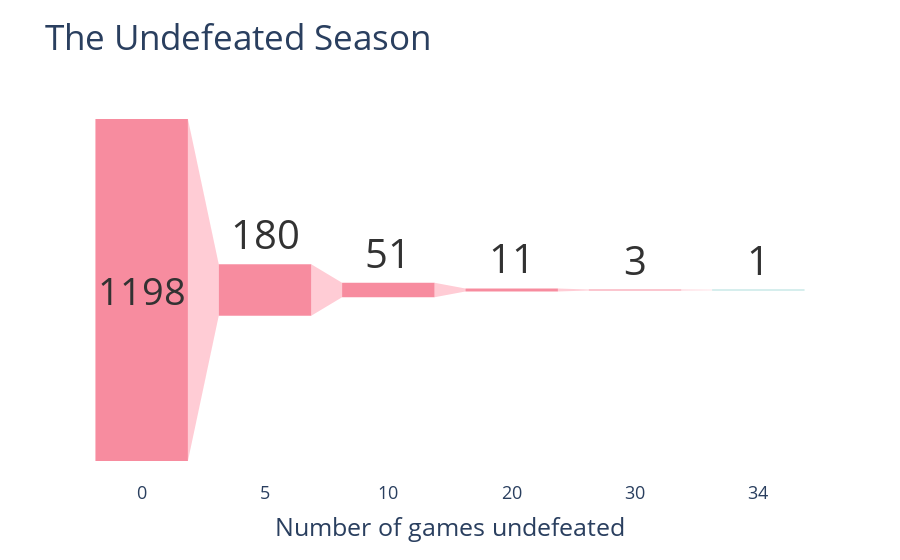

This figure's notebook cell:
### Code cell
# Get colors
colors = sns.color_palette("husl", 2)

# Number of games to display
games = [0, 5, 10, 20, 30, 34]

# Get colors in right format
custom_colors = [f"rgb({int(colors[0][0] * 255)}, {int(colors[0][1] * 255)}, {int(colors[0][2] * 255)})"] * (len(games) - 1) + \
                [f"rgb({int(colors[1][0] * 255)}, {int(colors[1][1] * 255)}, {int(colors[1][2] * 255)})"]

# Make the dataframe
unbeaten = [len(unbeaten_streaks[unbeaten_streaks["Unbeaten Streak"] >= game]) for game in games]
games_str = [str(game) for game in games]
df = pd.DataFrame([[games_str[i], unbeaten[i]] for i in range(len(games_str))], columns=["Games unbeaten", "Number of teams"])

# Create the funnel
fig = go.Figure(go.Funnel(
    x = df["Games unbeaten"],
    y = df["Number of teams"],
    opacity = 0.8, 
    marker = {"color": custom_colors},
    connector={"fillcolor": "pink"},
    textinfo="value",
    textfont={"color": "black", "size": 40},
    orientation="v",
    width=0.75
    )
    )

# Layout
fig.update_layout(
    paper_bgcolor="white", 
    plot_bgcolor="white",
    title=dict(
        text="The Undefeated Season", 
        font=dict(size=35) 
    ),
    xaxis=dict(
        title=dict(
            text="Number of games undefeated", 
            font=dict(size=25) 
        ),
        tickfont=dict(
            size=18 
        )
    )
)

fig.show()

### Figure 1 — Plotly figure (JSON) as saved in the notebook; plotly's stock layout.template omitted (floating-point values rounded to 4 significant figures)
{"data": [{"connector": {"fillcolor": "pink"}, "marker": {"color": ["rgb(246, 112, 136)", "rgb(246, 112, 136)", "rgb(246, 112, 136)", "rgb(246, 112, 136)", "rgb(246, 112, 136)", "rgb(53, 172, 164)"]}, "opacity": 0.8, "orientation": "v", "textfont": {"color": "black", "size": 40}, "textinfo": "value", "type": "funnel", "width": 0.75, "x": ["0", "5", "10", "20", "30", "34"], "y": [1198, 180, 51, 11, 3, 1]}], "layout": {"paper_bgcolor": "white", "plot_bgcolor": "white", "title": {"font": {"size": 35}, "text": "The Undefeated Season"}, "xaxis": {"tickfont": {"size": 18}, "title": {"font": {"size": 25}, "text": "Number of games undefeated"}}}}
